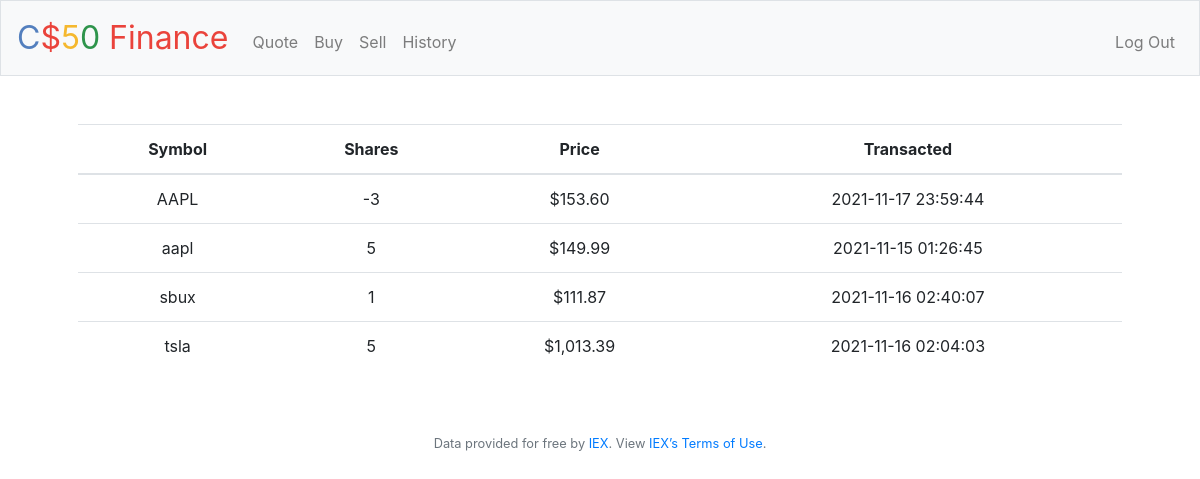
Screenshot of /history (signed in) with the database file from the repository.
### tables this page shows
CREATE TABLE transactions (
id INTEGER PRIMARY KEY AUTOINCREMENT,
user_id INTEGER NOT NULL,
name TEXT NOT NULL,
shares INTEGER NOT NULL,
price NUMERIC NOT NULL,
type TEXT NOT NULL,
symbol TEXT NOT NULL,
time TIMESTAMP DEFAULT CURRENT_TIMESTAMP,
FOREIGN KEY(user_id) REFERENCES users(id)
);

### application.py (the view)
@app.route("/history")
@login_required
def history():
    user_id = session["user_id"]
    stocks = db.execute("SELECT symbol, shares, price, time FROM transactions WHERE user_id = ? GROUP BY symbol", user_id)
    return render_template("history.html", stocks=stocks, usd=usd)

### application.py (called while the page is built)
@app.after_request
def after_request(response):
    response.headers["Cache-Control"] = "no-cache, no-store, must-revalidate"
    response.headers["Expires"] = 0
    response.headers["Pragma"] = "no-cache"
    return response

### helpers.py (called while the page is built)
def login_required(f):
    @wraps(f)
    def decorated_function(*args, **kwargs):
        if session.get("user_id") is None:
            return redirect("/login")
        return f(*args, **kwargs)
    return decorated_function

def usd(value):
    return f"${value:,.2f}"

### templates/history.html (shortened to what this page needs)
{% extends "layout.html" %}
{% block main %}
    <table class = "table tablestriped">
        <thead>
            <th class="text-start">Symbol</th>
            <th class="text-end">Shares</th>
            <th class="text-end">Price</th>
            <th class="text-end">Transacted</th>
        </thead>
        <tbody>
           {% for stock in stocks %}
           <tr>
               <td> {{ stock["symbol"] }} </td>
               <td> {{ stock["shares"] }} </td>
               <td> {{ usd(stock["price"]) }} </td>
               <td> {{ stock["time"] }} </td>
           </tr>
           {% endfor %}
        </tbody>
    </table>
{% endblock %}

### templates/layout.html (shortened to what this page needs)
<!DOCTYPE html>
<html lang="en">
    <head>
        <link rel="stylesheet" href="https://cdn.jsdelivr.net/npm/bootstrap@4.5.3/dist/css/bootstrap.min.css">
        <link href="/static/styles.css" rel="stylesheet">
    </head>
    <body>
        <nav class="navbar navbar-expand-md navbar-light bg-light border">
            <a class="navbar-brand" href="/"><span class="blue">C</span><span class="red">$</span><span class="yellow">5</span><span class="green">0</span> <span class="red">Finance</span></a>
            <div class="collapse navbar-collapse" id="navbar">
                {% if session.user_id %}
                    <ul class="navbar-nav mr-auto mt-2">
                        <li class="nav-item"><a class="nav-link" href="/quote">Quote</a></li>
                        <li class="nav-item"><a class="nav-link" href="/buy">Buy</a></li>
                        <li class="nav-item"><a class="nav-link" href="/sell">Sell</a></li>
                        <li class="nav-item"><a class="nav-link" href="/history">History</a></li>
                    </ul>
                    <ul class="navbar-nav ml-auto mt-2">
                        <li class="nav-item"><a class="nav-link" href="/logout">Log Out</a></li>
                    </ul>
                {% else %}
                    <ul class="navbar-nav ml-auto mt-2">
                        <li class="nav-item"><a class="nav-link" href="/register">Register</a></li>
                        <li class="nav-item"><a class="nav-link" href="/login">Log In</a></li>
                    </ul>
                {% endif %}
            </div>
        </nav>
        <main class="container p-5">
            {% block main %}{% endblock %}
        </main>
        <footer class="small text-center text-muted">
            Data provided for free by <a href="https://iextrading.com/developer">IEX</a>. View <a href="https://iextrading.com/api-exhibit-a/">IEX’s Terms of Use</a>.
        </footer>
    </body>
</html>

### static/styles.css (style rules this page uses)
nav .navbar-brand { font-size: xx-large; }
nav .navbar-brand .blue { color: #537fbe; }
nav .navbar-brand .red { color: #ea433b; }
nav .navbar-brand .yellow { color: #f5b82e; }
nav .navbar-brand .green { color: #2e944b; }
main { overflow-x: auto; text-align: center; }

### rows the page displays
transactions: symbol "AAPL", shares "-3", price "$153.60", time "2021-11-17 23:59:44"
transactions: symbol "aapl", shares "5", price "$149.99", time "2021-11-15 01:26:45"
transactions: symbol "sbux", shares "1", price "$111.87", time "2021-11-16 02:40:07"
transactions: symbol "tsla", shares "5", price "$1,013.39", time "2021-11-16 02:04:03"
